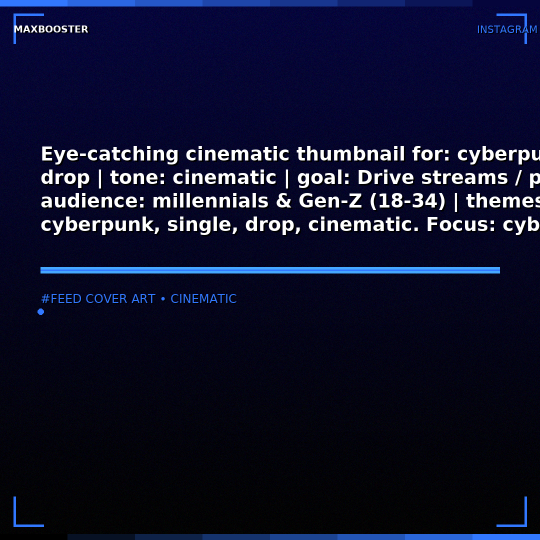
#> input picture artifacts/ai-training-server/uploads/images/img_129e6b41fa0e465d.png, 1080 x 1080 px (shown at 1/2 size); its folder holds only this picture in this run
$ python -i image_features.py   (imports and definitions only)
#> lines starting #> are read from the running program, lines starting #| are printed output that depends on the picture
"""
MaxCore Retrieval — in-house deterministic image embedding.

Turns a real image (file path, PIL image, or HxWx3 uint8 array) into a fixed,
L2-normalized feature vector using ONLY local CPU libraries (PIL + numpy). No
RNG, no external models, no network — the same pixels always yield the same
vector, which is what makes anchor loading idempotent and retrieval deterministic.

Vector layout (EMBED_DIM = 128), with stable named slices so callers (e.g. gap
decoding) can inspect the palette region directly:

    [ 0 : 24]  HUE_BINS  — hue histogram        ┐
    [24 : 36]  SAT_BINS  — saturation histogram │ PALETTE_SLICE = [0:48]
    [36 : 48]  VAL_BINS  — value histogram      ┘
    [48 : 96]  4x4 grid mean RGB (16 cells x 3)
    [96 :112]  4x4 grid mean luminance (16 cells)
    [112:128]  16 global stats (luminance/contrast/edge/colorfulness/aspect…)

The function is TOTAL: it never raises. On unloadable/empty input it returns
None and lets the caller skip that asset.
"""

from __future__ import annotations

import hashlib
import os
import threading
from collections import OrderedDict
from typing import Any, Dict, Optional

import numpy as np

try:
    from PIL import Image
    _PIL_OK = True
except ImportError:  # pragma: no cover - PIL is a hard dep in this project
    _PIL_OK = False

HUE_BINS = 24
SAT_BINS = 12
VAL_BINS = 12
GRID = 4                       # 4x4 spatial grid
WORK = 96                      # working resolution (divisible by GRID)
CELL = WORK // GRID

_PALETTE_LEN = HUE_BINS + SAT_BINS + VAL_BINS          # 48
_GRID_RGB_LEN = GRID * GRID * 3                        # 48
_GRID_LUM_LEN = GRID * GRID                            # 16
_STATS_LEN = 16
EMBED_DIM = _PALETTE_LEN + _GRID_RGB_LEN + _GRID_LUM_LEN + _STATS_LEN   # 128

PALETTE_SLICE = slice(0, _PALETTE_LEN)                 # [0:48] HSV histograms


# ── Bounded embedding cache ──────────────────────────────────────────────────
# Embedding is deterministic, so identical content always maps to the same vector.
# A small content-keyed LRU lets repeat embeds (RCGS per-frame, re-ingesting the
# same file) skip the full PIL + histogram pass. Thread-safe and TOTAL: any cache
# error falls back to a fresh computation, so it can only ever speed things up.
_CACHE_CAP = 2048
_cache: "OrderedDict[str, np.ndarray]" = OrderedDict()
_cache_lock = threading.Lock()
_cache_hits = 0
_cache_misses = 0


def _cache_key(src: Any) -> Optional[str]:
    """Stable content key for a cacheable source, or None to bypass the cache."""
    try:
        if isinstance(src, np.ndarray):
            arr = np.ascontiguousarray(src)
            digest = hashlib.blake2b(arr.tobytes(), digest_size=16).hexdigest()
            return f"nd:{digest}:{arr.shape}:{arr.dtype}"
        if _PIL_OK and isinstance(src, Image.Image):
            arr = np.ascontiguousarray(np.asarray(src.convert("RGB")))
            digest = hashlib.blake2b(arr.tobytes(), digest_size=16).hexdigest()
            return f"im:{digest}:{arr.shape}"
        # Otherwise treat as a filesystem path: key on path + mtime + size so a
        # changed file misses (and recomputes) rather than serving a stale vector.
        p = os.fspath(src) if hasattr(src, "__fspath__") else str(src)
        st = os.stat(p)
        return f"f:{os.path.abspath(p)}:{st.st_mtime_ns}:{st.st_size}"
    except Exception:
        return None


# [18 lines left out: functions embedding_cache_stats, clear_embedding_cache, not called in this run]


def _to_rgb(src: Any) -> Optional["Image.Image"]:
    if not _PIL_OK:
        return None
    try:
        if isinstance(src, Image.Image):
            return src.convert("RGB")
        if isinstance(src, np.ndarray):
            arr = np.asarray(src)
            if arr.ndim == 2:
                arr = np.stack([arr] * 3, axis=-1)
            return Image.fromarray(arr.astype(np.uint8)[:, :, :3], "RGB")
        return Image.open(str(src)).convert("RGB")
    except Exception:
        return None


def _compute_vector(src: Any) -> Optional[np.ndarray]:
    """Deterministic EMBED_DIM feature vector for a real image. Never raises."""
    img = _to_rgb(src)
    if img is None:
        return None
    try:
        orig_w, orig_h = img.size
        if orig_w <= 0 or orig_h <= 0:
            return None

        small = img.resize((WORK, WORK))
        rgb = np.asarray(small, dtype=np.float32)            # (WORK, WORK, 3)
        hsv = np.asarray(small.convert("HSV"), dtype=np.float32)
        h, s, v = hsv[:, :, 0], hsv[:, :, 1], hsv[:, :, 2]

        # ── HSV histograms (palette region) ──────────────────────────────
        hue_hist, _ = np.histogram(h, bins=HUE_BINS, range=(0.0, 256.0))
        sat_hist, _ = np.histogram(s, bins=SAT_BINS, range=(0.0, 256.0))
        val_hist, _ = np.histogram(v, bins=VAL_BINS, range=(0.0, 256.0))
        n_px = float(WORK * WORK)
        hue_hist = hue_hist / n_px
        sat_hist = sat_hist / n_px
        val_hist = val_hist / n_px

        # ── 4x4 spatial grid mean RGB + luminance ────────────────────────
        cells = rgb.reshape(GRID, CELL, GRID, CELL, 3)
        grid_rgb = cells.mean(axis=(1, 3)).reshape(-1) / 255.0          # 48
        lum = (0.299 * rgb[:, :, 0] + 0.587 * rgb[:, :, 1]
               + 0.114 * rgb[:, :, 2])                                  # (WORK,WORK)
        grid_lum = lum.reshape(GRID, CELL, GRID, CELL).mean(axis=(1, 3)).reshape(-1) / 255.0  # 16

        # ── Global statistics block (16) ─────────────────────────────────
        p05, p50, p95 = np.percentile(lum, [5, 50, 95])
        edge_h = float(np.abs(np.diff(lum, axis=1)).mean()) / 255.0
        edge_v = float(np.abs(np.diff(lum, axis=0)).mean()) / 255.0
        r, g, b = rgb[:, :, 0], rgb[:, :, 1], rgb[:, :, 2]
        rg = r - g
        yb = 0.5 * (r + g) - b
        colorfulness = (float(np.sqrt(rg.std() ** 2 + yb.std() ** 2))
                        + 0.3 * float(np.sqrt(rg.mean() ** 2 + yb.mean() ** 2))) / 255.0
        aspect = 0.5 * (np.tanh(np.log((orig_w + 1.0) / (orig_h + 1.0))) + 1.0)
        warm_ratio = float((r > b).mean())
        dark_ratio = float((lum < 64.0).mean())

        stats = np.array([
            float(lum.mean()) / 255.0,
            float(lum.std()) / 128.0,
            float(p05) / 255.0,
            float(p50) / 255.0,
            float(p95) / 255.0,
            float(p95 - p05) / 255.0,
            edge_h,
            edge_v,
            min(1.0, colorfulness),
            float(s.mean()) / 255.0,
            float(s.std()) / 128.0,
            float(v.mean()) / 255.0,
            float(v.std()) / 128.0,
            float(aspect),
            warm_ratio,
            dark_ratio,
        ], dtype=np.float32)

        vec = np.concatenate([
            hue_hist.astype(np.float32),
            sat_hist.astype(np.float32),
            val_hist.astype(np.float32),
            grid_rgb.astype(np.float32),
            grid_lum.astype(np.float32),
            stats,
        ])
        if vec.shape[0] != EMBED_DIM:
            return None
        vec = np.nan_to_num(vec, nan=0.0, posinf=0.0, neginf=0.0)
        norm = float(np.linalg.norm(vec))
        if norm <= 1e-12:
            return None
        return (vec / norm).astype(np.float32)
    except Exception:
        return None


# [39 lines left out: function describe_image, not called in this run]


def image_to_vector(src: Any, *, use_cache: bool = True) -> Optional[np.ndarray]:
    """
    Deterministic EMBED_DIM feature vector for a real image. Never raises.

    Results are cached by content (bounded LRU) so repeat embeds of identical
    pixels are O(1). Cached vectors are copied in and out, so callers may mutate
    the returned array freely. ``use_cache=False`` forces a fresh computation and
    skips the cache entirely.
    """
    global _cache_hits, _cache_misses
    key = _cache_key(src) if use_cache else None

    if key is not None:
        with _cache_lock:
            hit = _cache.get(key)
            if hit is not None:
                _cache.move_to_end(key)
                _cache_hits += 1
                return hit.copy()

    vec = _compute_vector(src)

    if key is not None:
        with _cache_lock:
            _cache_misses += 1
            if vec is not None:
                _cache[key] = vec.copy()
                _cache.move_to_end(key)
                while len(_cache) > _CACHE_CAP:
                    _cache.popitem(last=False)
    return vec

>>> import cv2
>>> picture = cv2.imread('../../uploads/images/img_129e6b41fa0e465d.png', cv2.IMREAD_GRAYSCALE)
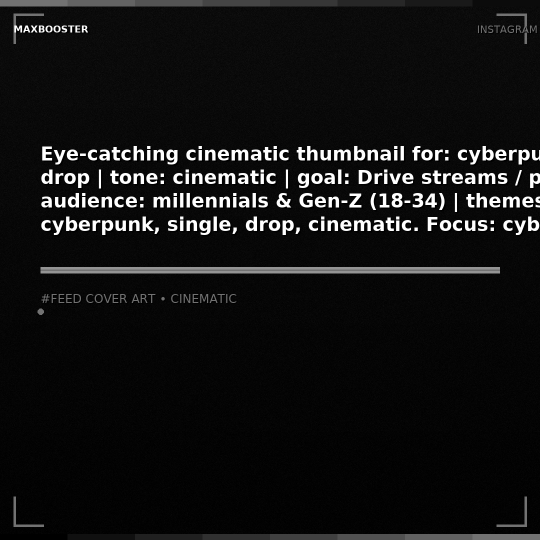
#> picture: shape (1080, 1080) (shown at 1/2 size); min 0, max 255, mean 18.8
>>> result = image_to_vector(picture)
#> in _cache_key, `digest = hashlib.blake2b(arr.tobytes(), digest_size=16).hexdigest()`: digest = '1f1132c51befb375d4bd53df86870d0b'
#> in _compute_vector, `small = img.resize((WORK, WORK))`:
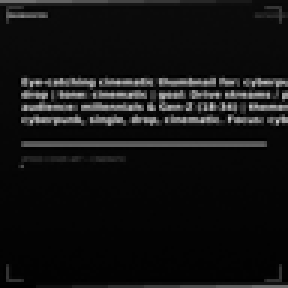
#> small: PIL image 96x96 RGB (shown 3 times larger); min 0, max 197, mean 18.8
#> in _compute_vector, `hsv = np.asarray(small.convert("HSV"), dtype=np.float32)`:
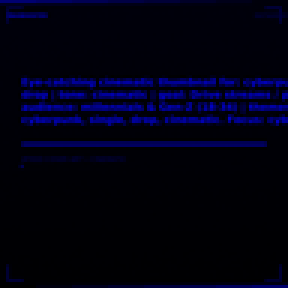
#> hsv: shape (96, 96, 3) float32 (shown 3 times larger); mean R, G, B 0, 0, 18.8
#> in _compute_vector, `hue_hist, _ = np.histogram(h, bins=HUE_BINS, range=(0.0, 256.0))`: hue_hist = 24 values, max 9216 at index 0, min 0 at index 1, mean 384
#> in _compute_vector, `sat_hist, _ = np.histogram(s, bins=SAT_BINS, range=(0.0, 256.0))`: sat_hist = [9216, 0, 0, 0, 0, 0, 0, 0, 0, 0, 0, 0]
#> in _compute_vector, `val_hist, _ = np.histogram(v, bins=VAL_BINS, range=(0.0, 256.0))`: val_hist = [7728, 322, 198, 269, 241, 157, 160, 117, 21, 3, 0, 0]
#> in _compute_vector, `hue_hist = hue_hist / n_px`: hue_hist = 24 values, max 1 at index 0, min 0 at index 1, mean 0.0417
#> in _compute_vector, `sat_hist = sat_hist / n_px`: sat_hist = [1, 0, 0, 0, 0, 0, 0, 0, 0, 0, 0, 0]
#> in _compute_vector, `val_hist = val_hist / n_px`: val_hist = [0.839, 0.0349, 0.0215, 0.0292, 0.0262, 0.017, 0.0174, 0.0127, 0.00228, 0.000326, 0, 0]
#> in _compute_vector, `grid_rgb = cells.mean(axis=(1, 3)).reshape(-1) / 255.0`: grid_rgb = 48 values, max 0.202 at index 15, min 0.0158 at index 36, mean 0.0737
#> in _compute_vector, `grid_lum = lum.reshape(GRID, CELL, GRID, CELL).mean(axis=(1, 3)).resha..`: grid_lum = [0.0725, 0.0507, 0.0451, 0.0458, 0.153, 0.202, 0.198, 0.185, 0.0354, 0.039, 0.0334, 0.0292, 0.0158, 0.0179, 0.0234, 0.0327]
#> in _compute_vector, `p05, p50, p95 = np.percentile(lum, [5, 50, 95])`: p05 = 2; p50 = 6; p95 = 106
#> in _compute_vector, `edge_h = float(np.abs(np.diff(lum, axis=1)).mean()) / 255.0`: edge_h = 0.0212
#> in _compute_vector, `edge_v = float(np.abs(np.diff(lum, axis=0)).mean()) / 255.0`: edge_v = 0.0528
#> in _compute_vector, `colorfulness = (float(np.sqrt(rg.std() ** 2 + yb.std() ** 2)) + 0.3 * ..`: colorfulness = 0
#> in _compute_vector, `dark_ratio = float((lum < 64.0).mean())`: dark_ratio = 0.895
#> in _compute_vector, `stats = np.array([ float(lum.mean()) / 255.0, float(lum.std()) / 128.0..`: stats = [0.0737, 0.266, 0.00784, 0.0235, 0.416, 0.408, 0.0212, 0.0528, 0, 0, 0, 0.0737, 0.266, 0.5, 0, 0.895]
#> in _compute_vector, `vec = np.concatenate([ hue_hist.astype(np.float32), sat_hist.astype(np..`: vec = 128 values, max 1 at index 0, min 0 at index 1, mean 0.0837
#> in _compute_vector, `norm = float(np.linalg.norm(vec))`: norm = 2.21
#> in image_to_vector, `vec = _compute_vector(src)`: vec = 128 values, max 0.453 at index 0, min 0 at index 1, mean 0.0379
#> result has the same summary as vec in image_to_vector
